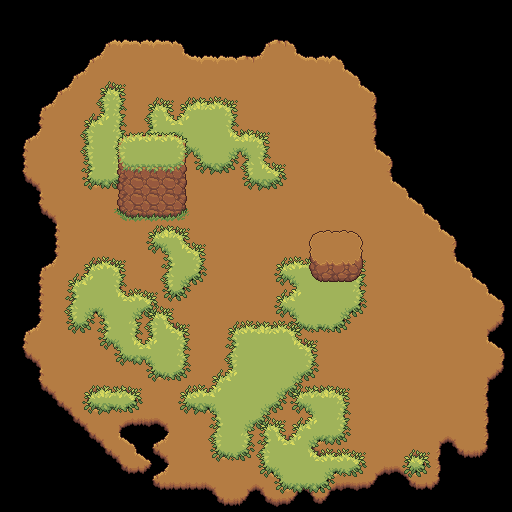

A 2D game scene composited from a Tiled map and its tileset images. What follows is a short description and the map's XML, with every tile layer's data as written:
An orthogonal 32x32 tile map with 16x16 px tiles, 3 tile layers (base, grass, obstacles), 2 tilesets and 24 objects.

<map version="1.10" tiledversion="1.11.0" orientation="orthogonal" renderorder="right-down" width="32" height="32" tilewidth="16" tileheight="16" infinite="0" nextlayerid="6" nextobjectid="1">
 <editorsettings>
  <export target="garden.tmj" format="json" />
 </editorsettings>
 <tileset firstgid="1" name="glade_ground" tilewidth="16" tileheight="16" tilecount="336" columns="21">
  <image source="../tilesets/glade/ground/glade_ground.png" width="336" height="256" />
  <tile id="0">
   <objectgroup draworder="index" id="2">
    <object id="2" x="5" y="6" width="11" height="10" />
   </objectgroup>
  </tile>
  <tile id="1">
   <objectgroup draworder="index" id="2">
    <object id="1" x="0" y="4" width="16" height="12" />
   </objectgroup>
  </tile>
  <tile id="2">
   <objectgroup draworder="index" id="2">
    <object id="1" x="0" y="6" width="12" height="10" />
   </objectgroup>
  </tile>
  <tile id="7">
   <objectgroup draworder="index" id="2">
    <object id="1" x="6" y="7" width="10" height="9" />
   </objectgroup>
  </tile>
  <tile id="8">
   <objectgroup draworder="index" id="2">
    <object id="1" x="0" y="6" width="16" height="10" />
   </objectgroup>
  </tile>
  <tile id="9">
   <objectgroup draworder="index" id="2">
    <object id="1" x="0" y="7" width="10" height="9" />
   </objectgroup>
  </tile>
  <tile id="21">
   <objectgroup draworder="index" id="2">
    <object id="1" x="3" y="0" width="13" height="16" />
   </objectgroup>
  </tile>
  <tile id="22">
   <objectgroup draworder="index" id="2">
    <object id="1" x="0" y="0" width="16" height="16" />
   </objectgroup>
  </tile>
  <tile id="23">
   <objectgroup draworder="index" id="2">
    <object id="1" x="0" y="0" width="12" height="16" />
   </objectgroup>
  </tile>
  <tile id="28">
   <objectgroup draworder="index" id="2">
    <object id="1" x="5" y="0" width="11" height="16" />
   </objectgroup>
  </tile>
  <tile id="29">
   <objectgroup draworder="index" id="2">
    <object id="1" x="0" y="0" width="16" height="16" />
   </objectgroup>
  </tile>
  <tile id="30">
   <objectgroup draworder="index" id="2">
    <object id="1" x="0" y="0" width="11" height="16" />
   </objectgroup>
  </tile>
  <tile id="42">
   <objectgroup draworder="index" id="2">
    <object id="1" x="5" y="0" width="11" height="16" />
   </objectgroup>
  </tile>
  <tile id="43">
   <objectgroup draworder="index" id="2">
    <object id="1" x="0" y="0" width="16" height="16" />
   </objectgroup>
  </tile>
  <tile id="44">
   <objectgroup draworder="index" id="2">
    <object id="1" x="0" y="0" width="11" height="16" />
   </objectgroup>
  </tile>
  <tile id="49">
   <objectgroup draworder="index" id="2">
    <object id="1" x="5" y="0" width="11" height="16" />
   </objectgroup>
  </tile>
  <tile id="50">
   <objectgroup draworder="index" id="2">
    <object id="1" x="0" y="0" width="16" height="16" />
   </objectgroup>
  </tile>
  <tile id="51">
   <objectgroup draworder="index" id="2">
    <object id="1" x="0" y="0" width="11" height="16" />
   </objectgroup>
  </tile>
  <tile id="63">
   <objectgroup draworder="index" id="2">
    <object id="2" x="5" y="0" width="11" height="16" />
   </objectgroup>
  </tile>
  <tile id="64">
   <objectgroup draworder="index" id="2">
    <object id="1" x="0" y="0" width="16" height="16" />
   </objectgroup>
  </tile>
  <tile id="65">
   <objectgroup draworder="index" id="2">
    <object id="1" x="0" y="0" width="11" height="16" />
   </objectgroup>
  </tile>
  <tile id="70">
   <objectgroup draworder="index" id="2">
    <object id="1" x="5" y="0" width="11" height="16" />
   </objectgroup>
  </tile>
  <tile id="71">
   <objectgroup draworder="index" id="2">
    <object id="1" x="0" y="0" width="16" height="16" />
   </objectgroup>
  </tile>
  <tile id="72">
   <objectgroup draworder="index" id="2">
    <object id="1" x="0" y="0" width="11" height="16" />
   </objectgroup>
  </tile>
  <wangsets>
   <wangset name="grass" type="mixed" tile="-1">
    <wangcolor name="" color="#ff0000" tile="-1" probability="1" />
    <wangtile tileid="110" wangid="0,0,0,1,0,0,0,0" />
    <wangtile tileid="111" wangid="0,0,0,1,1,1,0,0" />
    <wangtile tileid="112" wangid="0,0,0,0,0,1,0,0" />
    <wangtile tileid="113" wangid="1,1,0,0,0,1,1,1" />
    <wangtile tileid="114" wangid="1,1,1,1,0,0,0,1" />
    <wangtile tileid="131" wangid="0,1,1,1,0,0,0,0" />
    <wangtile tileid="132" wangid="1,1,1,1,1,1,1,1" />
    <wangtile tileid="133" wangid="0,0,0,0,0,1,1,1" />
    <wangtile tileid="134" wangid="0,0,0,1,1,1,1,1" />
    <wangtile tileid="135" wangid="0,1,1,1,1,1,0,0" />
    <wangtile tileid="152" wangid="0,1,0,0,0,0,0,0" />
    <wangtile tileid="153" wangid="1,1,0,0,0,0,0,1" />
    <wangtile tileid="154" wangid="0,0,0,0,0,0,0,1" />
    <wangtile tileid="155" wangid="0,1,0,0,0,1,0,0" />
    <wangtile tileid="156" wangid="0,0,0,1,0,0,0,1" />
    <wangtile tileid="173" wangid="0,0,0,1,1,1,0,0" />
    <wangtile tileid="174" wangid="0,0,0,1,1,1,0,0" />
    <wangtile tileid="175" wangid="0,1,1,1,0,0,0,0" />
    <wangtile tileid="176" wangid="0,0,0,1,0,0,0,1" />
    <wangtile tileid="177" wangid="0,1,0,0,0,1,0,0" />
    <wangtile tileid="194" wangid="1,1,0,0,0,0,0,1" />
    <wangtile tileid="195" wangid="1,1,0,0,0,0,0,1" />
   </wangset>
   <wangset name="dirt" type="mixed" tile="-1">
    <wangcolor name="" color="#ff0000" tile="-1" probability="1" />
    <wangtile tileid="115" wangid="0,0,0,1,0,0,0,0" />
    <wangtile tileid="116" wangid="0,0,0,1,1,1,0,0" />
    <wangtile tileid="117" wangid="0,0,0,0,0,1,0,0" />
    <wangtile tileid="118" wangid="1,1,0,0,0,1,1,1" />
    <wangtile tileid="119" wangid="1,1,1,1,0,0,0,1" />
    <wangtile tileid="136" wangid="0,1,1,1,0,0,0,0" />
    <wangtile tileid="137" wangid="1,1,1,1,1,1,1,1" />
    <wangtile tileid="138" wangid="0,0,0,0,0,1,1,1" />
    <wangtile tileid="139" wangid="0,0,0,1,1,1,1,1" />
    <wangtile tileid="140" wangid="0,1,1,1,1,1,0,0" />
    <wangtile tileid="157" wangid="0,1,0,0,0,0,0,0" />
    <wangtile tileid="158" wangid="1,1,0,0,0,0,0,1" />
    <wangtile tileid="159" wangid="0,0,0,0,0,0,0,1" />
    <wangtile tileid="160" wangid="0,1,0,0,0,1,0,0" />
    <wangtile tileid="161" wangid="0,0,0,1,0,0,0,1" />
    <wangtile tileid="178" wangid="0,0,0,1,1,1,0,0" />
    <wangtile tileid="179" wangid="0,0,0,1,1,1,0,0" />
    <wangtile tileid="181" wangid="0,0,0,1,0,0,0,1" />
    <wangtile tileid="182" wangid="0,1,0,0,0,1,0,0" />
    <wangtile tileid="199" wangid="1,1,0,0,0,0,0,1" />
    <wangtile tileid="200" wangid="1,1,0,0,0,0,0,1" />
   </wangset>
   <wangset name="dirt_obstacle" type="mixed" tile="-1">
    <wangcolor name="base" color="#ff0000" tile="-1" probability="1" />
    <wangcolor name="top" color="#00ff00" tile="-1" probability="1" />
    <wangtile tileid="7" wangid="0,0,0,2,0,0,0,0" />
    <wangtile tileid="8" wangid="0,0,0,2,2,2,0,0" />
    <wangtile tileid="9" wangid="0,0,0,0,0,2,0,0" />
    <wangtile tileid="28" wangid="0,2,2,2,0,0,0,0" />
    <wangtile tileid="29" wangid="2,2,2,2,2,2,2,2" />
    <wangtile tileid="30" wangid="0,0,0,0,0,2,2,2" />
    <wangtile tileid="49" wangid="0,2,0,1,0,0,0,0" />
    <wangtile tileid="50" wangid="2,2,0,1,1,1,0,2" />
    <wangtile tileid="51" wangid="0,0,0,0,0,1,0,2" />
    <wangtile tileid="70" wangid="0,1,1,1,0,0,0,0" />
    <wangtile tileid="71" wangid="1,1,1,1,1,1,1,1" />
    <wangtile tileid="72" wangid="0,0,0,0,0,1,1,1" />
    <wangtile tileid="91" wangid="0,1,0,0,0,0,0,0" />
    <wangtile tileid="92" wangid="1,1,0,0,0,0,0,1" />
    <wangtile tileid="93" wangid="0,0,0,0,0,0,0,1" />
   </wangset>
   <wangset name="grass_obstacle" type="mixed" tile="-1">
    <wangcolor name="base" color="#ff0000" tile="-1" probability="1" />
    <wangcolor name="top" color="#00ff00" tile="-1" probability="1" />
    <wangtile tileid="0" wangid="0,0,0,2,0,0,0,0" />
    <wangtile tileid="1" wangid="0,0,0,2,2,2,0,0" />
    <wangtile tileid="2" wangid="0,0,0,0,0,2,0,0" />
    <wangtile tileid="21" wangid="0,2,2,2,0,0,0,0" />
    <wangtile tileid="22" wangid="2,2,2,2,2,2,2,2" />
    <wangtile tileid="23" wangid="0,0,0,0,0,2,2,2" />
    <wangtile tileid="42" wangid="0,2,0,1,0,0,0,0" />
    <wangtile tileid="43" wangid="2,2,0,1,1,1,0,2" />
    <wangtile tileid="44" wangid="0,0,0,0,0,1,0,2" />
    <wangtile tileid="63" wangid="0,1,1,1,0,0,0,0" />
    <wangtile tileid="64" wangid="1,1,1,1,1,1,1,1" />
    <wangtile tileid="65" wangid="0,0,0,0,0,1,1,1" />
    <wangtile tileid="84" wangid="0,1,0,0,0,0,0,0" />
    <wangtile tileid="85" wangid="1,1,0,0,0,0,0,1" />
    <wangtile tileid="86" wangid="0,0,0,0,0,0,0,1" />
   </wangset>
  </wangsets>
 </tileset>
 <tileset firstgid="337" name="glade_water" tilewidth="16" tileheight="16" tilecount="612" columns="17">
  <image source="../tilesets/glade/ground/glade_water.png" width="272" height="576" />
 </tileset>
 <layer id="1" name="base" width="32" height="32">
  <data encoding="csv">
0,0,0,0,0,0,0,0,0,0,0,0,0,0,0,0,0,0,0,0,0,0,0,0,0,0,0,0,0,0,0,0,
0,0,0,0,0,0,0,0,0,0,0,0,0,0,0,0,0,0,0,0,0,0,0,0,0,0,0,0,0,0,0,0,
0,0,0,0,0,0,116,180,179,180,179,118,0,0,0,0,116,117,118,0,0,0,0,0,0,0,0,0,0,0,0,0,
0,0,0,0,0,116,141,138,138,138,138,140,180,180,179,117,141,138,140,179,180,118,0,0,0,0,0,0,0,0,0,0,
0,0,0,0,116,141,138,138,138,138,138,138,138,138,138,138,138,138,138,138,138,140,118,0,0,0,0,0,0,0,0,0,
0,0,0,116,141,138,119,120,138,138,138,138,138,138,138,138,138,138,138,138,138,138,140,118,0,0,0,0,0,0,0,0,
0,0,116,141,138,138,140,141,138,138,138,138,138,138,138,138,138,138,138,138,138,138,138,139,0,0,0,0,0,0,0,0,
0,0,137,138,138,119,200,120,138,138,138,138,138,138,138,138,138,138,138,138,138,138,138,139,0,0,0,0,0,0,0,0,
0,116,141,138,138,140,117,141,138,138,138,138,138,138,138,138,138,138,138,138,138,138,138,139,0,0,0,0,0,0,0,0,
0,137,138,138,138,138,138,138,138,138,138,138,138,138,138,138,138,138,138,138,138,138,138,140,118,0,0,0,0,0,0,0,
0,137,138,138,138,119,120,138,138,138,138,138,138,138,138,138,138,138,138,138,138,138,138,138,139,0,0,0,0,0,0,0,
0,158,120,138,138,140,141,138,138,138,138,138,138,138,138,138,138,138,138,138,138,138,138,138,140,118,0,0,0,0,0,0,
0,0,137,138,138,138,138,138,138,138,138,138,138,138,138,138,138,138,138,138,138,138,138,138,138,140,118,0,0,0,0,0,
0,0,158,120,138,138,138,138,138,138,138,138,138,138,138,138,138,138,138,138,138,138,138,138,138,138,140,118,0,0,0,0,
0,0,0,137,138,138,138,138,138,138,119,120,138,138,138,138,138,138,138,138,138,138,138,138,138,138,138,140,118,0,0,0,
0,0,0,137,138,138,138,138,138,138,140,141,138,138,138,138,138,138,138,138,138,138,138,138,138,138,138,138,139,0,0,0,
0,0,116,141,138,119,200,120,138,138,138,119,120,138,138,138,138,138,138,119,120,138,138,138,138,138,138,138,140,118,0,0,
0,0,137,138,138,139,0,137,138,138,119,162,141,138,138,138,138,138,138,139,141,119,120,138,138,138,138,138,138,140,118,0,
0,0,137,138,119,160,116,141,138,138,140,141,138,138,138,138,138,138,119,162,138,139,137,138,138,138,138,138,138,138,140,118,
0,0,137,138,140,117,183,120,138,138,138,138,138,138,138,138,138,138,140,141,119,162,141,138,138,138,138,138,138,138,138,139,
0,116,141,138,138,138,140,161,120,119,159,120,138,138,138,138,138,138,138,138,140,141,138,138,138,138,138,138,138,138,119,160,
0,137,138,138,138,138,138,140,141,140,117,141,138,138,138,119,120,138,119,120,138,138,138,138,138,138,138,138,138,138,140,118,
0,158,120,138,138,138,138,138,138,119,120,138,138,138,138,140,141,138,140,141,138,138,138,138,138,138,138,138,138,138,138,139,
0,0,137,138,138,138,138,138,138,140,141,138,138,138,138,138,138,138,138,138,138,138,138,138,138,138,138,138,138,138,119,160,
0,0,158,120,138,119,120,119,120,138,138,138,119,200,120,138,138,138,138,119,120,138,138,138,138,138,138,138,138,138,139,0,
0,0,0,158,120,140,141,140,141,138,138,138,140,118,158,120,138,138,138,140,161,120,138,138,138,138,138,138,138,138,139,0,
0,0,0,0,158,120,138,119,201,159,120,138,138,140,179,141,138,138,138,119,162,141,138,138,138,138,138,138,138,138,139,0,
0,0,0,0,0,158,120,140,118,116,141,138,138,119,120,138,138,119,159,182,141,138,138,138,138,138,138,119,120,138,139,0,
0,0,0,0,0,0,158,120,140,183,120,138,138,140,141,138,119,160,0,158,201,120,138,138,138,119,120,139,158,201,160,0,
0,0,0,0,0,0,0,158,200,182,141,138,138,138,138,138,140,118,116,118,116,141,138,119,159,162,141,139,0,0,0,0,
0,0,0,0,0,0,0,0,0,158,201,201,201,120,138,119,120,140,161,162,161,159,159,160,0,158,200,160,0,0,0,0,
0,0,0,0,0,0,0,0,0,0,0,0,0,158,201,160,158,159,160,158,160,0,0,0,0,0,0,0,0,0,0,0
</data>
 </layer>
 <layer id="2" name="grass" width="32" height="32">
  <data encoding="csv">
0,0,0,0,0,0,0,0,0,0,0,0,0,0,0,0,0,0,0,0,0,0,0,0,0,0,0,0,0,0,0,0,
0,0,0,0,0,0,0,0,0,0,0,0,0,0,0,0,0,0,0,0,0,0,0,0,0,0,0,0,0,0,0,0,
0,0,0,0,0,0,0,0,0,0,0,0,0,0,0,0,0,0,0,0,0,0,0,0,0,0,0,0,0,0,0,0,
0,0,0,0,0,0,0,0,0,0,0,0,0,0,0,0,0,0,0,0,0,0,0,0,0,0,0,0,0,0,0,0,
0,0,0,0,0,0,0,0,0,0,0,0,0,0,0,0,0,0,0,0,0,0,0,0,0,0,0,0,0,0,0,0,
0,0,0,0,0,0,111,113,0,0,0,0,0,0,0,0,0,0,0,0,0,0,0,0,0,0,0,0,0,0,0,0,
0,0,0,0,0,0,132,134,0,111,113,111,174,112,113,0,0,0,0,0,0,0,0,0,0,0,0,0,0,0,0,0,
0,0,0,0,0,111,136,134,0,132,135,136,133,133,134,0,0,0,0,0,0,0,0,0,0,0,0,0,0,0,0,0,
0,0,0,0,0,132,133,134,0,132,114,115,133,133,135,174,113,0,0,0,0,0,0,0,0,0,0,0,0,0,0,0,
0,0,0,0,0,132,133,134,0,153,155,153,115,133,114,115,134,0,0,0,0,0,0,0,0,0,0,0,0,0,0,0,
0,0,0,0,0,176,133,134,0,0,0,0,153,195,155,132,135,113,0,0,0,0,0,0,0,0,0,0,0,0,0,0,
0,0,0,0,0,153,196,155,0,0,0,0,0,0,0,153,195,155,0,0,0,0,0,0,0,0,0,0,0,0,0,0,
0,0,0,0,0,0,0,0,0,0,0,0,0,0,0,0,0,0,0,0,0,0,0,0,0,0,0,0,0,0,0,0,
0,0,0,0,0,0,0,0,0,0,0,0,0,0,0,0,0,0,0,0,0,0,0,0,0,0,0,0,0,0,0,0,
0,0,0,0,0,0,0,0,0,111,174,113,0,0,0,0,0,0,0,0,0,0,0,0,0,0,0,0,0,0,0,0,
0,0,0,0,0,0,0,0,0,153,115,135,113,0,0,0,0,0,0,0,0,0,0,0,0,0,0,0,0,0,0,0,
0,0,0,0,0,111,112,113,0,0,176,133,134,0,0,0,0,111,112,175,112,174,113,0,0,0,0,0,0,0,0,0,
0,0,0,0,111,136,133,134,0,0,132,114,155,0,0,0,0,153,115,133,133,133,134,0,0,0,0,0,0,0,0,0,
0,0,0,0,176,133,133,135,112,113,153,155,0,0,0,0,0,111,136,133,133,133,134,0,0,0,0,0,0,0,0,0,
0,0,0,0,132,114,115,133,114,177,113,0,0,0,0,0,0,153,115,133,133,114,155,0,0,0,0,0,0,0,0,0,
0,0,0,0,153,155,176,133,134,132,135,113,0,0,111,112,174,112,178,154,154,155,0,0,0,0,0,0,0,0,0,0,
0,0,0,0,0,0,153,115,135,136,133,134,0,0,176,133,133,133,135,113,0,0,0,0,0,0,0,0,0,0,0,0,
0,0,0,0,0,0,0,153,196,115,133,134,0,0,132,133,133,133,133,134,0,0,0,0,0,0,0,0,0,0,0,0,
0,0,0,0,0,0,0,0,0,153,154,155,0,111,136,133,133,133,114,155,0,0,0,0,0,0,0,0,0,0,0,0,
0,0,0,0,0,111,174,175,113,0,0,111,112,136,133,133,133,114,177,175,174,113,0,0,0,0,0,0,0,0,0,0,
0,0,0,0,0,153,195,154,155,0,0,153,195,115,133,133,114,155,153,115,133,134,0,0,0,0,0,0,0,0,0,0,
0,0,0,0,0,0,0,0,0,0,0,0,0,176,133,114,177,113,111,136,133,134,0,0,0,0,0,0,0,0,0,0,
0,0,0,0,0,0,0,0,0,0,0,0,0,132,133,134,176,135,136,114,196,155,0,0,0,0,0,0,0,0,0,0,
0,0,0,0,0,0,0,0,0,0,0,0,0,153,154,155,132,133,133,135,112,112,113,0,0,111,113,0,0,0,0,0,
0,0,0,0,0,0,0,0,0,0,0,0,0,0,0,0,153,115,133,133,114,154,155,0,0,153,155,0,0,0,0,0,
0,0,0,0,0,0,0,0,0,0,0,0,0,0,0,0,0,153,196,196,155,0,0,0,0,0,0,0,0,0,0,0,
0,0,0,0,0,0,0,0,0,0,0,0,0,0,0,0,0,0,0,0,0,0,0,0,0,0,0,0,0,0,0,0
</data>
 </layer>
 <layer id="5" name="obstacles" width="32" height="32">
  <data encoding="csv">
0,0,0,0,0,0,0,0,0,0,0,0,0,0,0,0,0,0,0,0,0,0,0,0,0,0,0,0,0,0,0,0,
0,0,0,0,0,0,0,0,0,0,0,0,0,0,0,0,0,0,0,0,0,0,0,0,0,0,0,0,0,0,0,0,
0,0,0,0,0,0,0,0,0,0,0,0,0,0,0,0,0,0,0,0,0,0,0,0,0,0,0,0,0,0,0,0,
0,0,0,0,0,0,0,0,0,0,0,0,0,0,0,0,0,0,0,0,0,0,0,0,0,0,0,0,0,0,0,0,
0,0,0,0,0,0,0,0,0,0,0,0,0,0,0,0,0,0,0,0,0,0,0,0,0,0,0,0,0,0,0,0,
0,0,0,0,0,0,0,0,0,0,0,0,0,0,0,0,0,0,0,0,0,0,0,0,0,0,0,0,0,0,0,0,
0,0,0,0,0,0,0,0,0,0,0,0,0,0,0,0,0,0,0,0,0,0,0,0,0,0,0,0,0,0,0,0,
0,0,0,0,0,0,0,0,0,0,0,0,0,0,0,0,0,0,0,0,0,0,0,0,0,0,0,0,0,0,0,0,
0,0,0,0,0,0,0,1,2,2,2,3,0,0,0,0,0,0,0,0,0,0,0,0,0,0,0,0,0,0,0,0,
0,0,0,0,0,0,0,22,23,23,23,24,0,0,0,0,0,0,0,0,0,0,0,0,0,0,0,0,0,0,0,0,
0,0,0,0,0,0,0,43,44,44,44,45,0,0,0,0,0,0,0,0,0,0,0,0,0,0,0,0,0,0,0,0,
0,0,0,0,0,0,0,64,65,65,65,66,0,0,0,0,0,0,0,0,0,0,0,0,0,0,0,0,0,0,0,0,
0,0,0,0,0,0,0,64,65,65,65,66,0,0,0,0,0,0,0,0,0,0,0,0,0,0,0,0,0,0,0,0,
0,0,0,0,0,0,0,85,86,86,86,87,0,0,0,0,0,0,0,0,0,0,0,0,0,0,0,0,0,0,0,0,
0,0,0,0,0,0,0,0,0,0,0,0,0,0,0,0,0,0,0,8,9,9,10,0,0,0,0,0,0,0,0,0,
0,0,0,0,0,0,0,0,0,0,0,0,0,0,0,0,0,0,0,29,30,30,31,0,0,0,0,0,0,0,0,0,
0,0,0,0,0,0,0,0,0,0,0,0,0,0,0,0,0,0,0,50,51,51,52,0,0,0,0,0,0,0,0,0,
0,0,0,0,0,0,0,0,0,0,0,0,0,0,0,0,0,0,0,92,93,93,94,0,0,0,0,0,0,0,0,0,
0,0,0,0,0,0,0,0,0,0,0,0,0,0,0,0,0,0,0,0,0,0,0,0,0,0,0,0,0,0,0,0,
0,0,0,0,0,0,0,0,0,0,0,0,0,0,0,0,0,0,0,0,0,0,0,0,0,0,0,0,0,0,0,0,
0,0,0,0,0,0,0,0,0,0,0,0,0,0,0,0,0,0,0,0,0,0,0,0,0,0,0,0,0,0,0,0,
0,0,0,0,0,0,0,0,0,0,0,0,0,0,0,0,0,0,0,0,0,0,0,0,0,0,0,0,0,0,0,0,
0,0,0,0,0,0,0,0,0,0,0,0,0,0,0,0,0,0,0,0,0,0,0,0,0,0,0,0,0,0,0,0,
0,0,0,0,0,0,0,0,0,0,0,0,0,0,0,0,0,0,0,0,0,0,0,0,0,0,0,0,0,0,0,0,
0,0,0,0,0,0,0,0,0,0,0,0,0,0,0,0,0,0,0,0,0,0,0,0,0,0,0,0,0,0,0,0,
0,0,0,0,0,0,0,0,0,0,0,0,0,0,0,0,0,0,0,0,0,0,0,0,0,0,0,0,0,0,0,0,
0,0,0,0,0,0,0,0,0,0,0,0,0,0,0,0,0,0,0,0,0,0,0,0,0,0,0,0,0,0,0,0,
0,0,0,0,0,0,0,0,0,0,0,0,0,0,0,0,0,0,0,0,0,0,0,0,0,0,0,0,0,0,0,0,
0,0,0,0,0,0,0,0,0,0,0,0,0,0,0,0,0,0,0,0,0,0,0,0,0,0,0,0,0,0,0,0,
0,0,0,0,0,0,0,0,0,0,0,0,0,0,0,0,0,0,0,0,0,0,0,0,0,0,0,0,0,0,0,0,
0,0,0,0,0,0,0,0,0,0,0,0,0,0,0,0,0,0,0,0,0,0,0,0,0,0,0,0,0,0,0,0,
0,0,0,0,0,0,0,0,0,0,0,0,0,0,0,0,0,0,0,0,0,0,0,0,0,0,0,0,0,0,0,0
</data>
 </layer>
</map>
